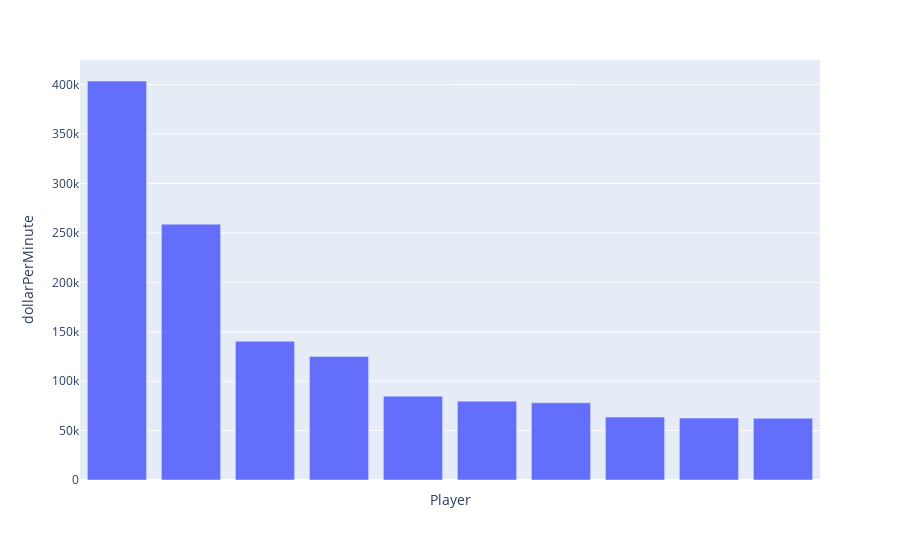

This figure's notebook cell:
### Code cell
minMost = df['dollarPerMinute'].sort_values(ascending=False)
fig = px.bar(minMost.head(10), y='dollarPerMinute')
fig.update_xaxes(showticklabels=False)
fig.show()

### Figure 1 — Plotly figure (JSON) as saved in the notebook; plotly's stock layout.template omitted (floating-point values rounded to 4 significant figures)
{"data": [{"alignmentgroup": "True", "hovertemplate": "Player=%{x}<br>dollarPerMinute=%{y}<extra></extra>", "legendgroup": "", "marker": {"color": "#636efa", "pattern": {"shape": ""}}, "name": "", "offsetgroup": "", "orientation": "v", "showlegend": false, "textposition": "auto", "type": "bar", "x": ["Dylan Windler", "Kemba Walker", "Jonathan Isaac", "Sterling Brown", "Danny Green", "Daniel Theis", "Marko Simonovic", "Vernon Carey Jr.", "John Wall", "Chima Moneke"], "xaxis": "x", "y": [403700.0, 258900.0, 140300.0, 125000, 84860.0, 79760.0, 78180.0, 63670.0, 62710.0, 62500], "yaxis": "y"}], "layout": {"barmode": "relative", "legend": {"tracegroupgap": 0}, "margin": {"t": 60}, "xaxis": {"anchor": "y", "domain": [0, 1], "showticklabels": false, "title": {"text": "Player"}}, "yaxis": {"anchor": "x", "domain": [0, 1], "title": {"text": "dollarPerMinute"}}}}
